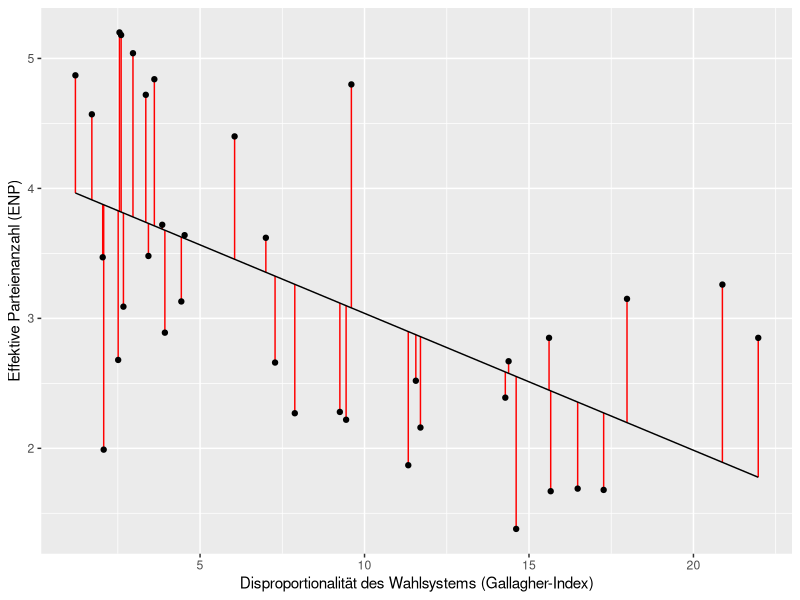
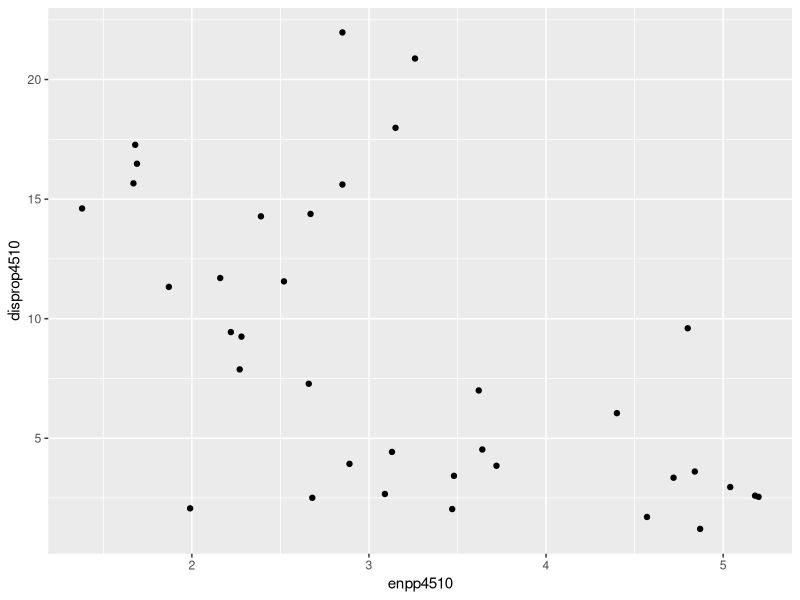
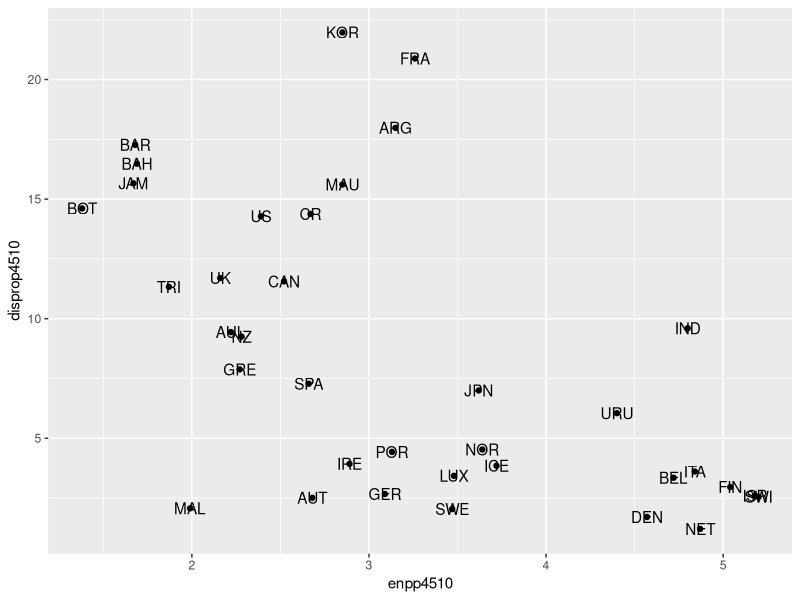
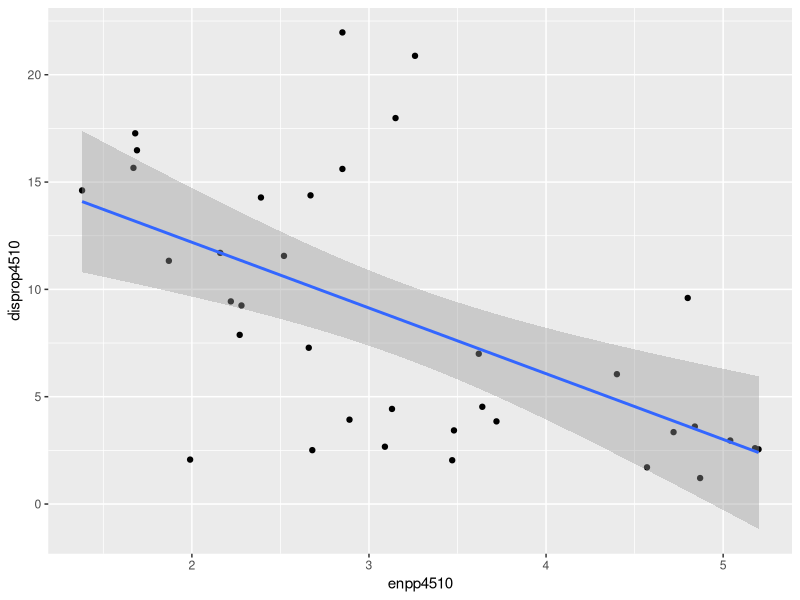
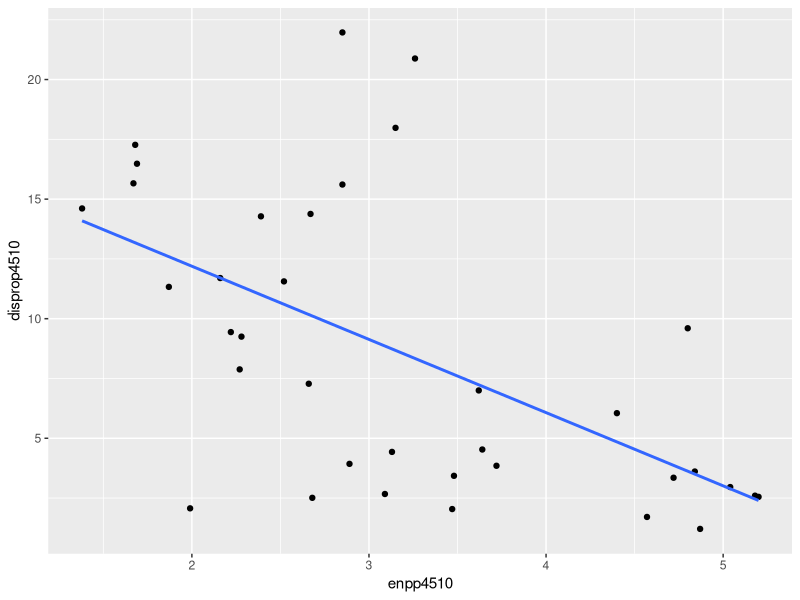
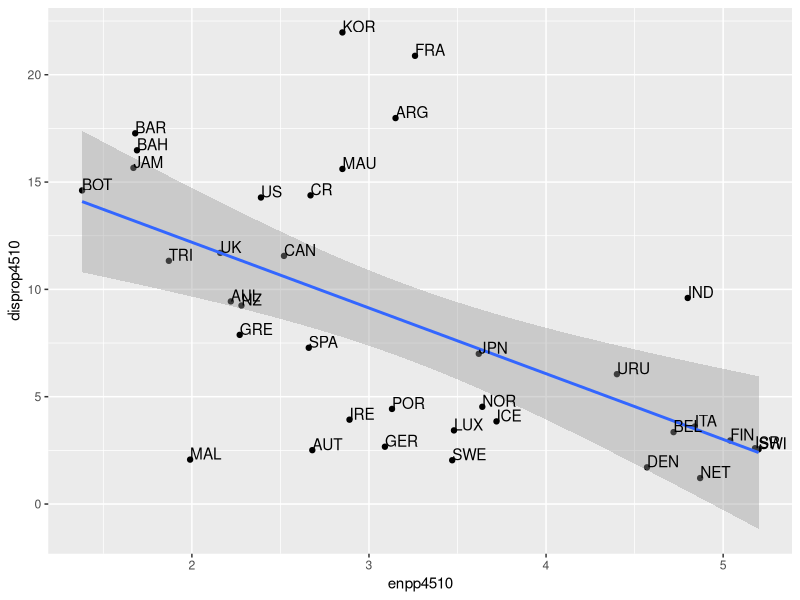
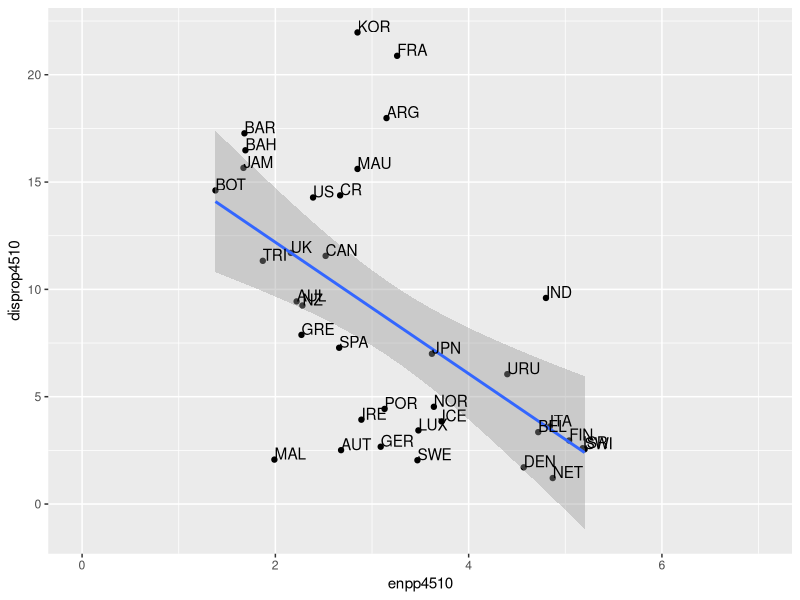
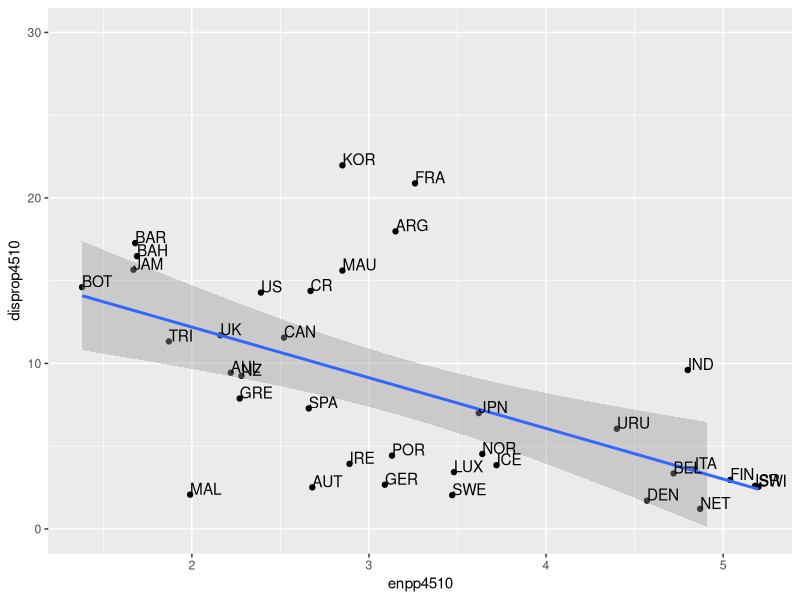

These figures' R source, in order:
## ---- chunk 1
knitr::opts_chunk$set(echo = TRUE, results = TRUE, message = FALSE, warning = FALSE)
## ---- chunk 2
library(foreign)
setwd("C:/Users/laura/OneDrive/Documents/Arbeit/r/Meine_Überarbeitungen")
getwd()
gles <- read.spss("ZA6801_de_v4-0-1.sav", to.data.frame = TRUE)
lijphart <- read.csv2("Lijphart_Data_recode.csv")
## ---- chunk 3
library(foreign)
setwd("C:/Users/laura/OneDrive/Documents/Arbeit/r/Meine_Überarbeitungen")
getwd()
gles <- read.spss("ZA6801_de_v4-0-1.sav", to.data.frame = TRUE)
lijphart <- read.csv2("Lijphart_Data_recode.csv")
## ---- chunk 4
# Lijphart
# ENPP
lijphart$enpp4510 <- as.numeric(lijphart$enpp4510)

# Gallagher-Index
lijphart$disprop4510 <- as.numeric(lijphart$disprop4510)

# Bikameralismus-Index
lijphart$bicam4510 <- as.numeric(lijphart$bicam4510)

# Minimal-Gewinn-Koalition mit einer Partei
lijphart$minwin_one_part4510 <- as.numeric(lijphart$minwin_one_part4510)

# Exekutivdominanz (Kabinettsdauer)
lijphart$exe_dom4510 <- as.numeric(lijphart$exe_dom4510)
## ---- chunk 5
lm_lijphart <- lm(enpp4510 ~ disprop4510, data = lijphart)
## ---- chunk 6
lm_lijphart
## ---- chunk 7
summary(lm_lijphart)
## ---- chunk 8
library(broom)
lm_fit_lijphart <- tidy(lm_lijphart)
lm_fit_lijphart
## ---- chunk 9
lm_fit_lijphart <- tidy(lm_lijphart, conf.int = TRUE)
lm_fit_lijphart
## ---- chunk 10
lm_glance_lijphart <- glance(lm_lijphart)
lm_glance_lijphart
## ---- chunk 11
lm_aug_lijphart <- augment(lm_lijphart)
lm_aug_lijphart
## ---- chunk 12
library(ggplot2)
ggplot(lm_aug_lijphart, aes(x = disprop4510, y = enpp4510)) +
  geom_segment(aes(xend = disprop4510, y = enpp4510, yend = .fitted),
               colour = "red") +
  geom_point() +
  geom_line(aes(x = disprop4510, y = .fitted)) +
xlab("Disproportionalität des Wahlsystems (Gallagher-Index)") + ylab("Effektive Parteienanzahl (ENP)")
## ---- chunk 13
ggplot(lijphart, aes(x = enpp4510,  y = disprop4510)) +
  geom_point()
## ---- chunk 14
ggplot(lijphart, aes(x = enpp4510,  y = disprop4510)) +
  geom_point() +
  geom_text(label = lijphart$Country)
## ---- chunk 15
ggplot(lijphart, aes(x = enpp4510,  y = disprop4510)) +
  geom_point() +
  geom_smooth(method = lm)

# Eine alternative Schreibweise bietet das Tilde (~) Zeichen, welches wir bereits aus dem Tutorial zur bivariaten OLS Regression kennen

# ggplot(lijphart, aes(enpp4510 ~ disprop4510)) +
#  geom_point() +
#  geom_smooth(method = lm)
## ---- chunk 16
ggplot(lijphart, aes(x = enpp4510, y = disprop4510)) +
  geom_point() +
  geom_smooth(method = lm, se = FALSE)
## ---- chunk 17
ggplot(lijphart, aes(x = enpp4510,  y = disprop4510)) +
  geom_point() +
  geom_smooth(method = lm) + 
  geom_text(label = lijphart$Country, hjust = 0, vjust = 0)
## ---- chunk 18
ggplot(lijphart, aes(x = enpp4510,  y = disprop4510)) +
  geom_point() +
  geom_smooth(method = lm) + 
  geom_text(label = lijphart$Country, hjust = 0, vjust = 0) +
  xlim(0,7)
## ---- chunk 19
ggplot(lijphart, aes(x = enpp4510,  y = disprop4510)) +
  geom_point() +
  geom_smooth(method = lm) + 
  geom_text(label = lijphart$Country, hjust = 0, vjust = 0) +
  ylim(0,30)
## ---- chunk 20
ggplot(lijphart, aes(x = enpp4510,  y = disprop4510)) +
  geom_point() +
  geom_smooth(method = lm) + 
  geom_text(label = lijphart$Country, hjust = 0, vjust = 0) +
  ylim(0,30)
## ---- chunk 21
ggplot(lijphart, aes(x = enpp4510,  y = disprop4510)) +
  geom_point() +
  geom_smooth(method = lm) + 
  geom_text(label = lijphart$Country, hjust = 0, vjust = 0) +
  labs(title = "Zusammenhang zwischen ENPP und Gallagher-Index",
        x ="Effektive Parteienanzahl", y = "Disproportionalität von Wahlsystemen")
## ---- chunk 22
ggplot(lijphart, aes(x = enpp4510,  y = disprop4510)) +
  geom_point() +
  geom_smooth(method = lm) + 
  geom_text(label = lijphart$Country, hjust = 0, vjust = 0) +
  labs(title = "Zusammenhang zwischen ENPP und Gallagher-Index"
       , x ="Effektive Parteienanzahl"
       , y = "Disproportionalität von Wahlsystemen") +
  theme_minimal()
## ---- chunk 23
# The Economist
library(ggthemes) # für dieses Theme brauchen wir ein weiteres Paket

ggplot(lijphart, aes(x = enpp4510,  y = disprop4510)) +
  geom_point() +
  geom_smooth(method = lm) + 
  geom_text(label = lijphart$Country, hjust = 0, vjust = 0) +
  labs(title = "Zusammenhang zwischen ENPP und Gallagher-Index"
       , x ="Effektive Parteienanzahl"
       , y = "Disproportionalität von Wahlsystemen") +
  theme_economist() 
## ---- chunk 24
ggplot(lijphart, aes(x = enpp4510,  y = disprop4510)) +
  geom_point(shape = 18, color = "blue") + # Form und Farbe der Punkte verändern
  geom_smooth(method = lm) + 
  geom_text(label = lijphart$Country, hjust = 0, vjust = 0) +
  labs(title = "Zusammenhang zwischen ENPP und Gallagher-Index"
       , x ="Effektive Parteienanzahl"
       , y = "Disproportionalität von Wahlsystemen") +
  theme_minimal() 
## ---- chunk 25
ggplot(lijphart, aes(x = enpp4510,  y = disprop4510)) +
  geom_point(shape = 18, color = "blue") +
  geom_smooth(method = lm,  linetype = "dashed",
             color = "darkred", fill = "blue") + # Form und Aussehen der Regressionslinie und Füllung der Konfidenzintervalle verändern
  geom_text(label = lijphart$Country, hjust = 0, vjust = 0) +
  labs(title = "Zusammenhang zwischen ENPP und Gallagher-Index"
       , x ="Effektive Parteienanzahl"
       , y = "Disproportionalität von Wahlsystemen") +
  theme_minimal()
## ---- chunk 26
ggsave("fig1-ENPP_Gallagher.png")
## ---- chunk 27
# Graph wird im Objekt "ENPP_Gallagher" gespeichert:

ENPP_Gallagher <- ggplot(lijphart, aes(x = enpp4510,  y = disprop4510)) + 
  geom_point(shape = 18, color = "blue") +
  geom_smooth(method = lm,  linetype = "dashed",
             color = "darkred", fill = "blue") + # Form und Aussehen der Regressionslinie und Füllung der Konfidenzintervalle verändern
  
  geom_text(data = lijphart, aes(label = Country), hjust = 0, vjust = 0) +
  labs(title = "Zusammenhang zwischen ENPP und Gallagher-Index"
       , x ="Effektive Parteienanzahl"
       , y = "Disproportionalität von Wahlsystemen") +
  theme_minimal()

# Den Graphen als Datei in unserem Arbeitsverzeichnis speichern

ggsave(plot = ENPP_Gallagher, filename = "fig1-ENPP_Gallagher.png", device = "png")
## ---- chunk 28
ggsave(plot = ENPP_Gallagher, "fig1-ENPP_Gallagher.png", device = "png", width = 4, height = 4)
